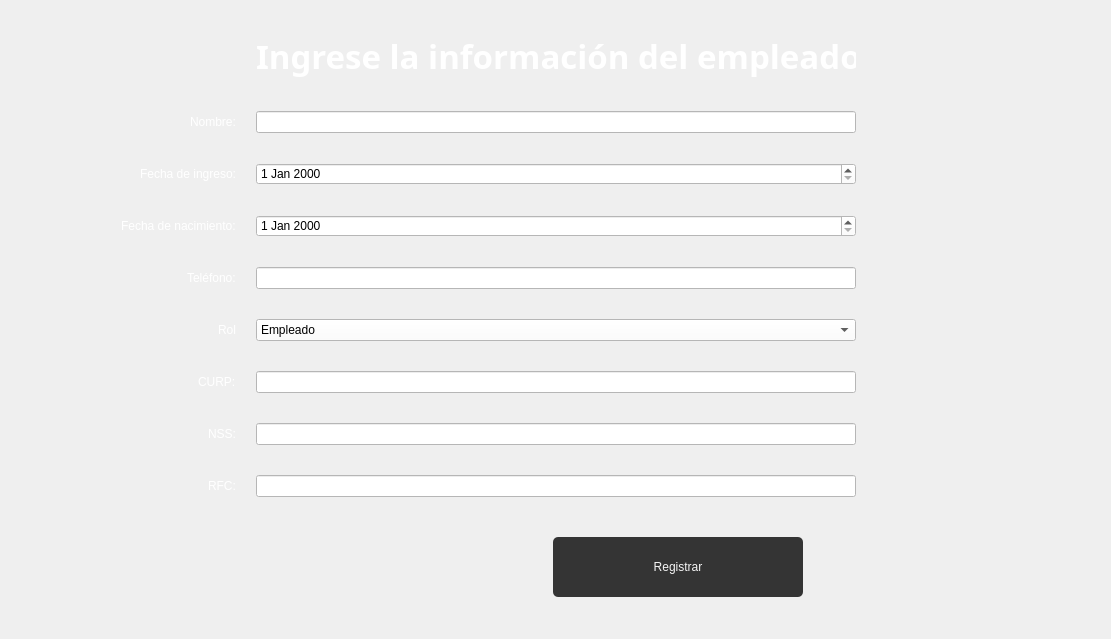
                    <widget class="QWidget" name="scrollAreaWidgetContents_2">
                     <property name="geometry">
                      <rect>
                       <x>0</x>
                       <y>0</y>
                       <width>1111</width>
                       <height>639</height>
                      </rect>
                     </property>
                     <layout class="QGridLayout" name="gridLayout_2">
                      <property name="horizontalSpacing">
                       <number>20</number>
                      </property>
                      <property name="verticalSpacing">
                       <number>10</number>
                      </property>
                      <item row="8" column="0" alignment="Qt::AlignRight">
                       <widget class="QLabel" name="label_17">
                        <property name="styleSheet">
                         <string notr="true">font: 63 22pt &quot;Bahnschrift SemiBold SemiConden&quot;;
color: rgb(255, 255, 255);</string>
                        </property>
                        <property name="text">
                         <string>CURP:</string>
                        </property>
                       </widget>
                      </item>
                      <item row="8" column="3" colspan="2" alignment="Qt::AlignLeft">
                       <widget class="QLineEdit" name="AlergiasRegistrar">
                        <property name="minimumSize">
                         <size>
                          <width>600</width>
                          <height>0</height>
                         </size>
                        </property>
                        <property name="styleSheet">
                         <string notr="true">font: 63 20pt &quot;Bahnschrift SemiBold SemiConden&quot;;
background-color: rgb(255, 255, 255);
</string>
                        </property>
                       </widget>
                      </item>
                      <item row="14" column="3" colspan="2" alignment="Qt::AlignHCenter">
                       <widget class="QPushButton" name="GuardarRegistrarPaciente">
                        <property name="minimumSize">
                         <size>
                          <width>250</width>
                          <height>80</height>
                         </size>
                        </property>
                        <property name="cursor">
                         <cursorShape>PointingHandCursor</cursorShape>
                        </property>
                        <property name="styleSheet">
                         <string notr="true">QPushButton{
	background-color: #343434;
	font: 87  22pt &quot;Arial Black&quot;;
	color: whitesmoke;
	border-radius: 5px;
	border: .5px solid #e6b31e;
	margin: 10 px;
	right-margin: 10px;
}

QPushButton:hover{
	background-color: #e6b31e;
	font: 87 22pt &quot;Arial Black&quot;;
	color: whitesmoke;
	border-radius: 5px;
	border: 1.5px solid #343434;
	margin: 10 px;
	right-margin: 10px;
}
</string>
                        </property>
                        <property name="text">
                         <string>Registrar</string>
                        </property>
                       </widget>
                      </item>
                      <item row="5" column="0" alignment="Qt::AlignRight">
                       <widget class="QLabel" name="label_25">
                        <property name="styleSheet">
                         <string notr="true">font: 63 22pt &quot;Bahnschrift SemiBold SemiConden&quot;;
color: rgb(255, 255, 255);</string>
                        </property>
                        <property name="text">
                         <string>Fecha de nacimiento:</string>
                        </property>
                       </widget>
                      </item>
                      <item row="1" column="3" colspan="2" alignment="Qt::AlignLeft">
                       <widget class="QLineEdit" name="NombreRegistrar">
                        <property name="minimumSize">
                         <size>
                          <width>600</width>
                          <height>0</height>
                         </size>
                        </property>
                        <property name="cursor">
                         <cursorShape>CrossCursor</cursorShape>
                        </property>
                        <property name="styleSheet">
                         <string notr="true">font: 63 20pt &quot;Bahnschrift SemiBold SemiConden&quot;;
background-color: rgb(255, 255, 255);
</string>
                        </property>
                       </widget>
                      </item>
                      <item row="9" column="0" alignment="Qt::AlignRight">
                       <widget class="QLabel" name="label_19">
                        <property name="styleSheet">
                         <string notr="true">font: 63 22pt &quot;Bahnschrift SemiBold SemiConden&quot;;
color: rgb(255, 255, 255);</string>
                        </property>
                        <property name="text">
                         <string>NSS:</string>
                        </property>
                       </widget>
                      </item>
                      <item row="10" column="3" colspan="2" alignment="Qt::AlignLeft">
                       <widget class="QLineEdit" name="MedicamentosRegistrar">
                        <property name="minimumSize">
                         <size>
                          <width>600</width>
                          <height>0</height>
                         </size>
                        </property>
                        <property name="styleSheet">
                         <string notr="true">font: 63 20pt &quot;Bahnschrift SemiBold SemiConden&quot;;
background-color: rgb(255, 255, 255);
</string>
                        </property>
                       </widget>
                      </item>
                      <item row="9" column="3" colspan="2" alignment="Qt::AlignLeft">
                       <widget class="QLineEdit" name="EnfermedadesRegistrar">
                        <property name="minimumSize">
                         <size>
                          <width>600</width>
                          <height>0</height>
                         </size>
                        </property>
                        <property name="styleSheet">
                         <string notr="true">font: 63 20pt &quot;Bahnschrift SemiBold SemiConden&quot;;
background-color: rgb(255, 255, 255);
</string>
                        </property>
                       </widget>
                      </item>
                      <item row="6" column="0" alignment="Qt::AlignRight">
                       <widget class="QLabel" name="label_24">
                        <property name="styleSheet">
                         <string notr="true">font: 63 22pt &quot;Bahnschrift SemiBold SemiConden&quot;;
color: rgb(255, 255, 255);</string>
                        </property>
                        <property name="text">
                         <string>Teléfono:</string>
                        </property>
                       </widget>
                      </item>
                      <item row="4" column="0" alignment="Qt::AlignRight">
                       <widget class="QLabel" name="label_21">
                        <property name="styleSheet">
                         <string notr="true">font: 63 22pt &quot;Bahnschrift SemiBold SemiConden&quot;;
color: rgb(255, 255, 255);</string>
                        </property>
                        <property name="text">
                         <string>Fecha de ingreso:</string>
                        </property>
                       </widget>
                      </item>
                      <item row="10" column="0" alignment="Qt::AlignRight">
                       <widget class="QLabel" name="label_18">
                        <property name="styleSheet">
                         <string notr="true">font: 63 22pt &quot;Bahnschrift SemiBold SemiConden&quot;;
color: rgb(255, 255, 255);</string>
                        </property>
                        <property name="text">
                         <string>RFC:</string>
                        </property>
                       </widget>
                      </item>
                      <item row="0" column="3" alignment="Qt::AlignHCenter">
                       <widget class="QLabel" name="label_16">
                        <property name="maximumSize">
                         <size>
                          <width>600</width>
                          <height>50</height>
                         </size>
                        </property>
                        <property name="palette">
                         <palette>
                          <active>
                           <colorrole role="WindowText">
                            <brush brushstyle="SolidPattern">
                             <color alpha="255">
                              <red>255</red>
                              <green>255</green>
                              <blue>255</blue>
                             </color>
                            </brush>
                           </colorrole>
                           <colorrole role="Button">
                            <brush brushstyle="SolidPattern">
                             <color alpha="255">
                              <red>35</red>
                              <green>31</green>
                              <blue>32</blue>
                             </color>
                            </brush>
                           </colorrole>
                           <colorrole role="Text">
                            <brush brushstyle="SolidPattern">
                             <color alpha="255">
                              <red>255</red>
                              <green>255</green>
                              <blue>255</blue>
                             </color>
                            </brush>
                           </colorrole>
                           <colorrole role="ButtonText">
                            <brush brushstyle="SolidPattern">
                             <color alpha="255">
                              <red>255</red>
                              <green>255</green>
                              <blue>255</blue>
                             </color>
                            </brush>
                           </colorrole>
                           <colorrole role="Base">
                            <brush brushstyle="SolidPattern">
                             <color alpha="255">
                              <red>35</red>
                              <green>31</green>
                              <blue>32</blue>
                             </color>
                            </brush>
                           </colorrole>
                           <colorrole role="Window">
                            <brush brushstyle="SolidPattern">
                             <color alpha="255">
                              <red>35</red>
                              <green>31</green>
                              <blue>32</blue>
                             </color>
                            </brush>
                           </colorrole>
                          </active>
                          <inactive>
                           <colorrole role="WindowText">
                            <brush brushstyle="SolidPattern">
                             <color alpha="255">
                              <red>255</red>
                              <green>255</green>
                              <blue>255</blue>
                             </color>
                            </brush>
                           </colorrole>
                           <colorrole role="Button">
                            <brush brushstyle="SolidPattern">
                             <color alpha="255">
                              <red>35</red>
                              <green>31</green>
                              <blue>32</blue>
                             </color>
                            </brush>
                           </colorrole>
                           <colorrole role="Text">
                            <brush brushstyle="SolidPattern">
                             <color alpha="255">
                              <red>255</red>
                              <green>255</green>
                              <blue>255</blue>
                             </color>
                            </brush>
                           </colorrole>
                           <colorrole role="ButtonText">
                            <brush brushstyle="SolidPattern">
                             <color alpha="255">
                              <red>255</red>
                              <green>255</green>
                              <blue>255</blue>
                             </color>
                            </brush>
                           </colorrole>
                           <colorrole role="Base">
                            <brush brushstyle="SolidPattern">
                             <color alpha="255">
                              <red>35</red>
                              <green>31</green>
                              <blue>32</blue>
                             </color>
                            </brush>
                           </colorrole>
                           <colorrole role="Window">
                            <brush brushstyle="SolidPattern">
                             <color alpha="255">
                              <red>35</red>
                              <green>31</green>
                              <blue>32</blue>
                             </color>
                            </brush>
                           </colorrole>
                          </inactive>
                          <disabled>
                           <colorrole role="WindowText">
                            <brush brushstyle="SolidPattern">
                             <color alpha="255">
                              <red>255</red>
                              <green>255</green>
                              <blue>255</blue>
                             </color>
                            </brush>
                           </colorrole>
                           <colorrole role="Button">
                            <brush brushstyle="SolidPattern">
                             <color alpha="255">
                              <red>35</red>
                              <green>31</green>
                              <blue>32</blue>
                             </color>
                            </brush>
                           </colorrole>
                           <colorrole role="Text">
                            <brush brushstyle="SolidPattern">
                             <color alpha="255">
                              <red>255</red>
                              <green>255</green>
                              <blue>255</blue>
                             </color>
                            </brush>
                           </colorrole>
                           <colorrole role="ButtonText">
                            <brush brushstyle="SolidPattern">
                             <color alpha="255">
                              <red>255</red>
                              <green>255</green>
                              <blue>255</blue>
                             </color>
                            </brush>
                           </colorrole>
                           <colorrole role="Base">
                            <brush brushstyle="SolidPattern">
                             <color alpha="255">
                              <red>35</red>
                              <green>31</green>
                              <blue>32</blue>
                             </color>
                            </brush>
                           </colorrole>
                           <colorrole role="Window">
                            <brush brushstyle="SolidPattern">
                             <color alpha="255">
                              <red>35</red>
                              <green>31</green>
                              <blue>32</blue>
                             </color>
                            </brush>
                           </colorrole>
                          </disabled>
                         </palette>
                        </property>
                        <property name="font">
                         <font>
                          <family>Bahnschrift SemiBold SemiConden</family>
                          <pointsize>25</pointsize>
                          <weight>7</weight>
                          <italic>false</italic>
                          <bold>false</bold>
                         </font>
                        </property>
                        <property name="styleSheet">
                         <string notr="true">font: 63 25pt &quot;Bahnschrift SemiBold SemiConden&quot;;
color: rgb(255, 255, 255);</string>
                        </property>
                        <property name="text">
                         <string>&lt;html&gt;&lt;head/&gt;&lt;body&gt;&lt;p&gt;&lt;span style=&quot; font-weight:696; color:#ffffff;&quot;&gt;Ingrese la información del empleado&lt;/span&gt;&lt;/p&gt;&lt;/body&gt;&lt;/html&gt;</string>
                        </property>
                       </widget>
                      </item>
                      <item row="1" column="0" alignment="Qt::AlignRight">
                       <widget class="QLabel" name="label_20">
                        <property name="styleSheet">
                         <string notr="true">font: 63 22pt &quot;Bahnschrift SemiBold SemiConden&quot;;
color: rgb(255, 255, 255);</string>
                        </property>
                        <property name="text">
                         <string>Nombre:</string>
                        </property>
                       </widget>
                      </item>
                      <item row="6" column="3" alignment="Qt::AlignLeft">
                       <widget class="QLineEdit" name="TelefonoRegistrar">
                        <property name="minimumSize">
                         <size>
                          <width>600</width>
                          <height>0</height>
                         </size>
                        </property>
                        <property name="styleSheet">
                         <string notr="true">font: 63 20pt &quot;Bahnschrift SemiBold SemiConden&quot;;
background-color: rgb(255, 255, 255);
</string>
                        </property>
                       </widget>
                      </item>
                      <item row="4" column="3" alignment="Qt::AlignLeft">
                       <widget class="QDateEdit" name="UltimaCitaRegistrar">
                        <property name="minimumSize">
                         <size>
                          <width>600</width>
                          <height>0</height>
                         </size>
                        </property>
                        <property name="styleSheet">
                         <string notr="true">font: 63 20pt &quot;Bahnschrift SemiBold SemiConden&quot;;
background-color: rgb(255, 255, 255);</string>
                        </property>
                       </widget>
                      </item>
                      <item row="5" column="3" alignment="Qt::AlignLeft">
                       <widget class="QDateEdit" name="FechaNacimientoRegistrar">
                        <property name="minimumSize">
                         <size>
                          <width>600</width>
                          <height>0</height>
                         </size>
                        </property>
                        <property name="styleSheet">
                         <string notr="true">font: 63 20pt &quot;Bahnschrift SemiBold SemiConden&quot;;
background-color: rgb(255, 255, 255);</string>
                        </property>
                       </widget>
                      </item>
                      <item row="7" column="0" alignment="Qt::AlignRight">
                       <widget class="QLabel" name="label_45">
                        <property name="styleSheet">
                         <string notr="true">font: 63 22pt &quot;Bahnschrift SemiBold SemiConden&quot;;
color: rgb(255, 255, 255);</string>
                        </property>
                        <property name="text">
                         <string>Rol</string>
                        </property>
                       </widget>
                      </item>
                      <item row="7" column="3" alignment="Qt::AlignHCenter">
                       <widget class="QComboBox" name="BuscarPor_4">
                        <property name="minimumSize">
                         <size>
                          <width>600</width>
                          <height>0</height>
                         </size>
                        </property>
                        <property name="styleSheet">
                         <string notr="true">font: 63 20pt &quot;Bahnschrift SemiBold SemiConden&quot;;
	border: .5px solid #0000;
	
	background-color: rgb(255, 255, 255);
	color: rgb(0, 0, 0);</string>
                        </property>
                        <item>
                         <property name="text">
                          <string>Empleado</string>
                         </property>
                        </item>
                        <item>
                         <property name="text">
                          <string>Administrativo</string>
                         </property>
                        </item>
                       </widget>
                      </item>
                     </layout>
                    </widget>
